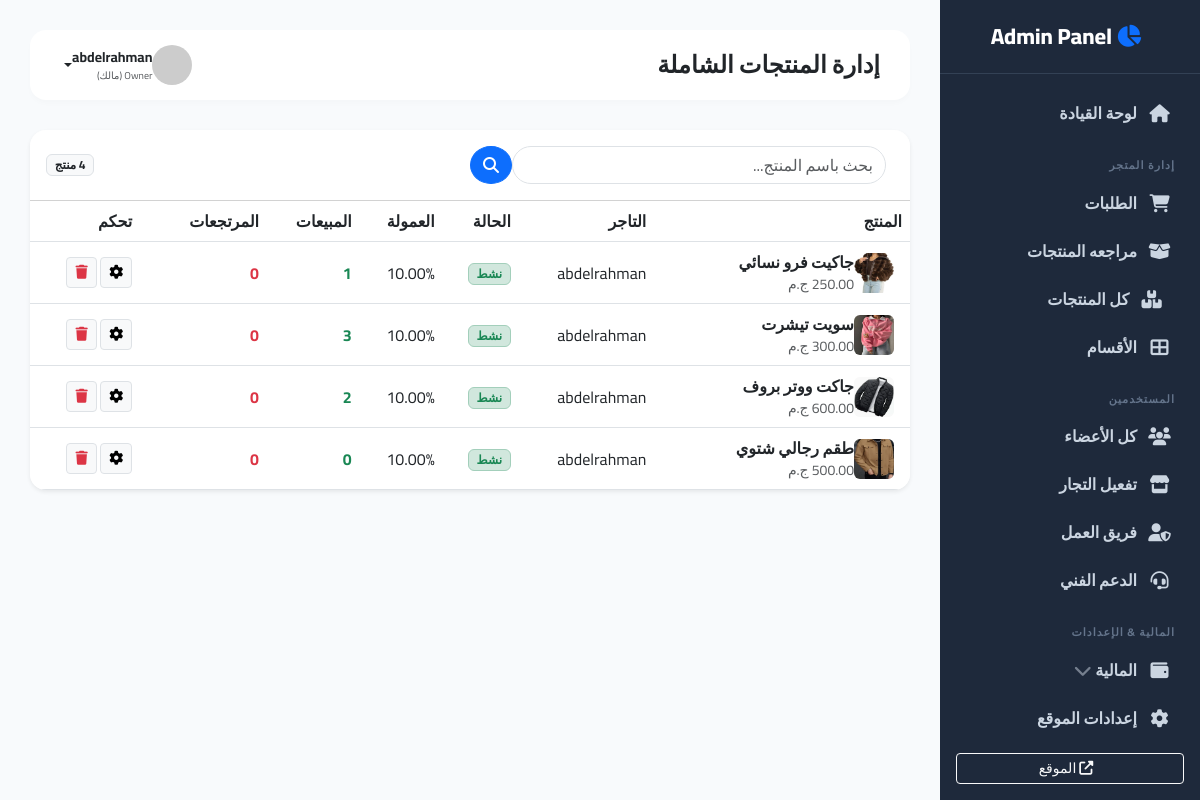
The page /super/products/all/ (signed in) on the database its author committed.
### accounts/models.py (models this page shows, shortened)
class User(AbstractUser):
    class Role(models.TextChoices):
        CUSTOMER = "CUSTOMER", "عميل"
        MERCHANT = "MERCHANT", "تاجر"
        OWNER = "OWNER", "Owner (مالك)"
        ADMIN_LVL2 = "ADMIN_LVL2", "مشرف درجة ثانية"
        ADMIN_LVL3 = "ADMIN_LVL3", "مشرف درجة ثالثة (خدمة عملاء)"
    role = models.CharField(max_length=20, choices=Role.choices, default=Role.CUSTOMER)
    phone_primary = models.CharField(max_length=15, unique=True, verbose_name="رقم الهاتف الأساسي")
    phone_secondary = models.CharField(max_length=15, blank=True, null=True, verbose_name="رقم هاتف احتياطي")
    device_id = models.CharField(max_length=255, blank=True, null=True, help_text="لمنع تكرار الحسابات من نفس الجهاز")
    is_banned = models.BooleanField(default=False, verbose_name="محظور")

### store/models.py (models this page shows, shortened)
class Product(models.Model):
    category = models.ForeignKey(Category, on_delete=models.SET_NULL, null=True, blank=True, related_name='products', verbose_name="القسم")
    merchant = models.ForeignKey(MerchantProfile, on_delete=models.CASCADE, related_name='products')
    name = models.CharField(max_length=200, verbose_name="اسم المنتج")
    description = models.TextField(verbose_name="وصف المنتج")
    base_price = models.DecimalField(max_digits=10, decimal_places=2, verbose_name="السعر الأساسي")
    image = models.ImageField(upload_to='products/', verbose_name="صورة المنتج الرئيسية")
    shipping_fee = models.DecimalField(max_digits=10, decimal_places=2, default=0, verbose_name="مصاريف الشحن")
    is_active = models.BooleanField(default=False, verbose_name="مفعل (موافقة المشرف)")
    created_at = models.DateTimeField(auto_now_add=True)
    commission_pct = models.DecimalField(
        max_digits=5, decimal_places=2, default=10.00,
        verbose_name="نسبة عمولة المنصة (%)"
    )

class MerchantProfile(models.Model):
    user = models.OneToOneField(settings.AUTH_USER_MODEL, on_delete=models.CASCADE, related_name='merchant_profile')
    national_id = models.CharField(max_length=14, unique=True, verbose_name="الرقم القومي")
    id_card_front = models.ImageField(upload_to='merchant_ids/', verbose_name="صورة البطاقة (أمام)")
    id_card_back = models.ImageField(upload_to='merchant_ids/', verbose_name="صورة البطاقة (خلف)")
    shop_image = models.ImageField(upload_to='shops/', verbose_name="صورة المحل/الشخصية")
    minimum_balance_required = models.DecimalField(
        max_digits=10, decimal_places=2, default=0.00,
        verbose_name="الحد الأدنى للرصيد"
    )
    is_approved = models.BooleanField(default=False, verbose_name="تمت الموافقة من المشرف")
    created_at = models.DateTimeField(auto_now_add=True)
    tax_register_number = models.CharField(max_length=50, blank=True, null=True, verbose_name="رقم السجل الضريبي")
    goods_quantity = models.CharField(max_length=100, verbose_name="كمية البضاعة المحتملة")
    goods_types = models.TextField(verbose_name="أنواع البضاعة")
    goods_average_price = models.CharField(max_length=100, verbose_name="متوسط الأسعار")
    goods_sizes = models.TextField(verbose_name="المقاسات المتاحة")
    free_shipping_threshold = models.PositiveIntegerField(default=0, verbose_name="حد الشحن المجاني (عدد قطع)")
    is_free_shipping_active = models.BooleanField(default=False, verbose_name="تفعيل عرض الشحن المجاني")

### supervisor/views.py (the view)
# urls.py: path('products/all/', views.all_products, name='super_all_products'),
@login_required
def all_products(request):
    if not is_supervisor(request.user): return redirect('home')
    products = Product.objects.all().annotate(
        total_sold=Count('variations__orderitem', filter=Q(variations__orderitem__order__status='DELIVERED')),
        total_returned=Count('variations__orderitem', filter=Q(variations__orderitem__order__status='RETURNED'))
    ).order_by('-created_at')
    q = request.GET.get('q')
    if q:
        products = products.filter(name__icontains=q)
    return render(request, 'supervisor/all_products.html', {'products': products})

### store/context_processors.py (called while the page is built)
def site_settings(request):
    settings = SiteSetting.objects.first()
    return {'site_settings': settings}

### supervisor/views.py (called while the page is built)
def is_supervisor(user):
    return user.is_superuser or user.role in [User.Role.ADMIN_LVL2, User.Role.ADMIN_LVL3, User.Role.OWNER]

### templates/supervisor/all_products.html
{% extends 'supervisor/base_supervisor.html' %}
{% block page_title %}إدارة المنتجات الشاملة{% endblock %}
{% block content %}
<div class="card border-0 shadow-sm rounded-4 overflow-hidden">
    <div class="card-header bg-white py-3 d-flex justify-content-between align-items-center">
        <form class="d-flex w-50" method="GET">
            <input type="text" name="q" class="form-control rounded-pill me-2" placeholder="بحث باسم المنتج...">
            <button class="btn btn-primary rounded-circle"><i class="fas fa-search"></i></button>
        </form>
        <span class="badge bg-light text-dark border">{{ products.count }} منتج</span>
    </div>
    <div class="table-responsive">
        <table class="table table-hover align-middle mb-0">
            <thead class="bg-light">
                <tr>
                    <th class="ps-4">المنتج</th>
                    <th>التاجر</th>
                    <th>الحالة</th>
                    <th>العمولة</th>
                    <th>المبيعات</th>
                    <th>المرتجعات</th>
                    <th class="text-end pe-4">تحكم</th>
                </tr>
            </thead>
            <tbody>
                {% for p in products %}
                <tr>
                    <td class="ps-4">
                        <div class="d-flex align-items-center">
                            {% if p.image %}
                                <img src="{{ p.image.url }}" class="rounded me-2" width="40" height="40">
                            {% endif %}
                            <div>
                                <div class="fw-bold">{{ p.name }}</div>
                                <div class="small text-muted">{{ p.base_price }} ج.م</div>
                            </div>
                        </div>
                    </td>
                    <td>{{ p.merchant.user.first_name }}</td>
                    <td>
                        {% if p.is_active %}
                            <span class="badge bg-success-subtle text-success border border-success-subtle">نشط</span>
                        {% else %}
                            <span class="badge bg-danger-subtle text-danger border border-danger-subtle">معطل</span>
                        {% endif %}
                    </td>
                    <td>{{ p.commission_pct }}%</td>
                    <td class="text-success fw-bold">{{ p.total_sold }}</td>
                    <td class="text-danger fw-bold">{{ p.total_returned }}</td>
                    <td class="text-end pe-4">
                        <a href="{% url 'super_edit_product' p.id %}" class="btn btn-sm btn-light border"><i class="fas fa-cog"></i></a>
                        <a href="{% url 'super_delete_product' p.id %}" class="btn btn-sm btn-light border text-danger" onclick="return confirm('حذف؟')"><i class="fas fa-trash"></i></a>
                    </td>
                </tr>
                {% endfor %}
            </tbody>
        </table>
    </div>
</div>
{% endblock %}

### templates/supervisor/base_supervisor.html (shortened to what this page needs)
<!DOCTYPE html>
<html lang="ar" dir="rtl">
<head>
    <link href="https://cdn.jsdelivr.net/npm/bootstrap@5.3.0/dist/css/bootstrap.min.css" rel="stylesheet">
    <link rel="stylesheet" href="https://cdnjs.cloudflare.com/ajax/libs/font-awesome/6.4.0/css/all.min.css">
</head>
<body>
    <div class="sidebar" id="sidebar">
        <div class="sidebar-brand">
            <i class="fas fa-chart-pie text-primary me-2"></i> Admin Panel
        </div>
        <div class="sidebar-menu">
            <a href="{% url 'supervisor_dashboard' %}" class="nav-link {% if request.resolver_match.url_name == 'supervisor_dashboard' %}active{% endif %}">
                <i class="fas fa-home"></i> لوحة القيادة
            </a>
            <div class="nav-title">إدارة المتجر</div>
            <a href="{% url 'super_all_orders' %}" class="nav-link {% if request.resolver_match.url_name == 'super_all_orders' %}active{% endif %}">
                <i class="fas fa-shopping-cart"></i> الطلبات
            </a>
            <a href="{% url 'super_pending_products' %}" class="nav-link {% if request.resolver_match.url_name == 'super_pending_products' %}active{% endif %}">
                <i class="fas fa-box-open"></i>  مراجعه المنتجات
            </a>
            <a href="{% url 'super_all_products' %}" class="nav-link">
                <i class="fas fa-boxes me-2"></i> كل المنتجات
            </a>
            <a href="{% url 'super_categories' %}" class="nav-link {% if request.resolver_match.url_name == 'super_categories' %}active{% endif %}">
                <i class="fas fa-th-large"></i> الأقسام
            </a>
            <div class="nav-title">المستخدمين</div>
            <a href="{% url 'super_users_list' %}" class="nav-link {% if request.resolver_match.url_name == 'super_users_list' %}active{% endif %}">
                <i class="fas fa-users"></i> كل الأعضاء
            </a>
            <a href="{% url 'super_pending_merchants' %}" class="nav-link {% if request.resolver_match.url_name == 'super_pending_merchants' %}active{% endif %}">
                <i class="fas fa-store"></i> تفعيل التجار
            </a>
            {% if request.user.role == 'OWNER' or request.user.is_superuser %}
            <a href="{% url 'super_team' %}" class="nav-link {% if request.resolver_match.url_name == 'super_team' %}active{% endif %}">
                <i class="fas fa-user-shield"></i> فريق العمل
            </a>
            {% endif %}
            <a href="{% url 'super_support_tickets' %}" class="nav-link">
                <i class="fas fa-headset"></i> الدعم الفني
            </a>
            <div class="nav-title">المالية & الإعدادات</div>
            <a class="nav-link collapsed" data-bs-toggle="collapse" href="#financeMenu" role="button" aria-expanded="false">
                <i class="fas fa-wallet"></i> المالية
                <i class="fas fa-chevron-down ms-auto small opacity-50"></i>
            </a>
            <a href="{% url 'super_site_settings' %}" class="nav-link {% if request.resolver_match.url_name == 'super_site_settings' %}active{% endif %}">
                <i class="fas fa-cog"></i> إعدادات الموقع
            </a>
        </div>
        <div class="p-3">
            <a href="{% url 'home' %}" class="btn btn-outline-light w-100 btn-sm"><i class="fas fa-external-link-alt me-2"></i> الموقع</a>
        </div>
    </div>
    <div class="main-content">
        <nav class="top-navbar">
            <div class="d-flex align-items-center">
                <h4 class="mb-0 fw-bold text-dark">{% block page_title %}لوحة القيادة{% endblock %}</h4>
            </div>
            <div class="dropdown">
                <a href="#" class="d-flex align-items-center text-dark text-decoration-none dropdown-toggle" data-bs-toggle="dropdown">
                    <img src="https://ui-avatars.com/api/?name={{ request.user.first_name }}&background=3b82f6&color=fff" class="rounded-circle me-2" width="40">
                    <div class="d-none d-md-block">
                        <span class="d-block fw-bold small">{{ request.user.first_name }}</span>
                        <span class="d-block text-muted" style="font-size: 10px;">{{ request.user.get_role_display }}</span>
                    </div>
                </a>
            </div>
        </nav>
        {% block content %}{% endblock %}
    </div>
</body>
</html>

### templates/supervisor/base_supervisor.html (style rules this page uses)
:root { --sidebar-width: 260px; --sidebar-bg: #1e293b; --sidebar-hover: #334155; --primary-color: #3b82f6; --bg-body: #f8fafc; }
body { font-family: 'Cairo', sans-serif; background-color: var(--bg-body); overflow-x: hidden; }
.sidebar { position: fixed; top: 0; right: 0; bottom: 0; width: var(--sidebar-width); background: var(--sidebar-bg); color: #94a3b8; transition: 0.3s; z-index: 1000; display: flex; flex-direction: column; }
.sidebar-brand { padding: 20px; font-size: 22px; font-weight: 800; color: #fff; text-align: center; border-bottom: 1px solid #334155; }
.sidebar-menu { flex-grow: 1; padding: 15px 0; overflow-y: auto; }
.nav-link { padding: 12px 25px; color: #cbd5e1; font-weight: 600; display: flex; align-items: center; text-decoration: none; border-right: 3px solid transparent; transition: 0.2s; cursor: pointer; }
.nav-link i.fa-chevron-down { transition: transform 0.3s; }
.nav-link i { width: 25px; margin-left: 10px; font-size: 18px; text-align: center; }
.nav-title { padding: 20px 25px 5px; font-size: 11px; text-transform: uppercase; color: #64748b; font-weight: 700; letter-spacing: 1px; }
.main-content { margin-right: var(--sidebar-width); padding: 30px; transition: 0.3s; }
.top-navbar { background: #fff; padding: 15px 30px; border-radius: 16px; box-shadow: 0 4px 6px -1px rgba(0,0,0,0.02); display: flex; justify-content: space-between; align-items: center; margin-bottom: 30px; }

### rows shown on the page
User: user.first_name "abdelrahman", user.role "Owner (مالك)"
Product: image (picture), name "جاكيت فرو نسائي", base_price "250.00", merchant.user.first_name "abdelrahman", is_active "نشط", commission_pct "10.00", total_sold "1", total_returned "0"
Product: image (picture), name "سويت تيشرت", base_price "300.00", merchant.user.first_name "abdelrahman", is_active "نشط", commission_pct "10.00", total_sold "3", total_returned "0"
Product: image (picture), name "جاكت ووتر بروف", base_price "600.00", merchant.user.first_name "abdelrahman", is_active "نشط", commission_pct "10.00", total_sold "2", total_returned "0"
Product: image (picture), name "طقم رجالي شتوي", base_price "500.00", merchant.user.first_name "abdelrahman", is_active "نشط", commission_pct "10.00", total_sold "0", total_returned "0"

### other values the page prints
{{ products.count }} "4"
